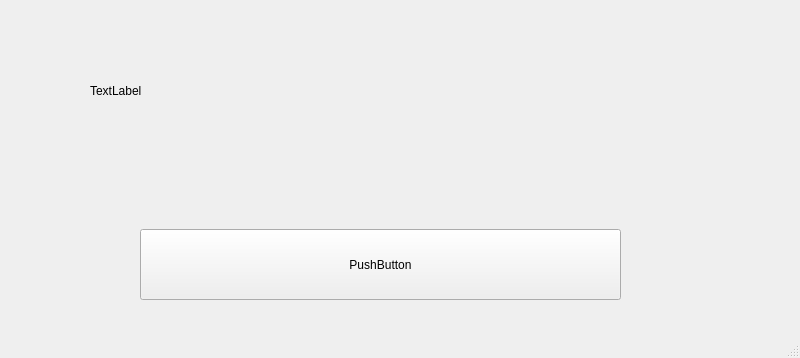
<?xml version="1.0" encoding="UTF-8"?>
<ui version="4.0">
 <class>MainWindow</class>
 <widget class="QMainWindow" name="MainWindow">
  <property name="geometry">
   <rect>
    <x>0</x>
    <y>0</y>
    <width>800</width>
    <height>358</height>
   </rect>
  </property>
  <property name="windowTitle">
   <string>MainWindow</string>
  </property>
  <widget class="QWidget" name="centralwidget">
   <widget class="QPushButton" name="pushButton">
    <property name="geometry">
     <rect>
      <x>140</x>
      <y>229</y>
      <width>481</width>
      <height>71</height>
     </rect>
    </property>
    <property name="text">
     <string>PushButton</string>
    </property>
   </widget>
   <widget class="QLabel" name="label">
    <property name="geometry">
     <rect>
      <x>90</x>
      <y>40</y>
      <width>591</width>
      <height>101</height>
     </rect>
    </property>
    <property name="text">
     <string>TextLabel</string>
    </property>
   </widget>
  </widget>
  <widget class="QMenuBar" name="menubar">
   <property name="geometry">
    <rect>
     <x>0</x>
     <y>0</y>
     <width>800</width>
     <height>26</height>
    </rect>
   </property>
  </widget>
  <widget class="QStatusBar" name="statusbar"/>
 </widget>
 <resources/>
 <connections/>
</ui>
